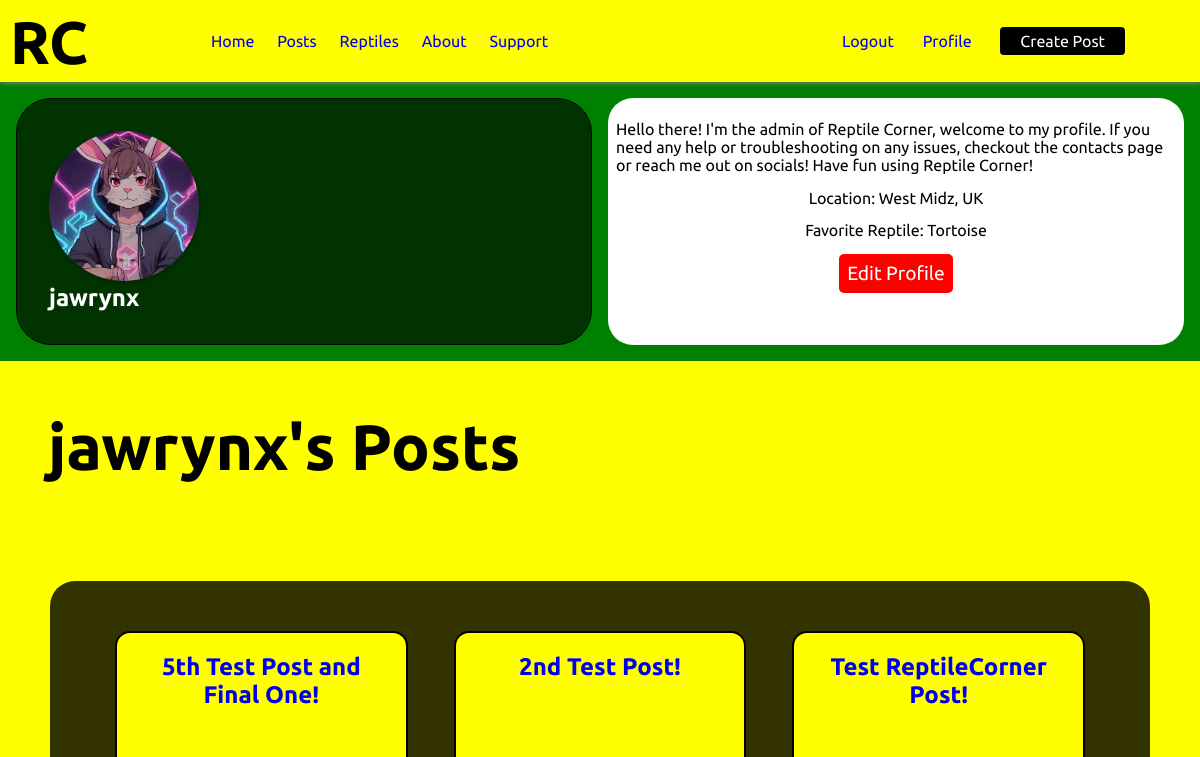
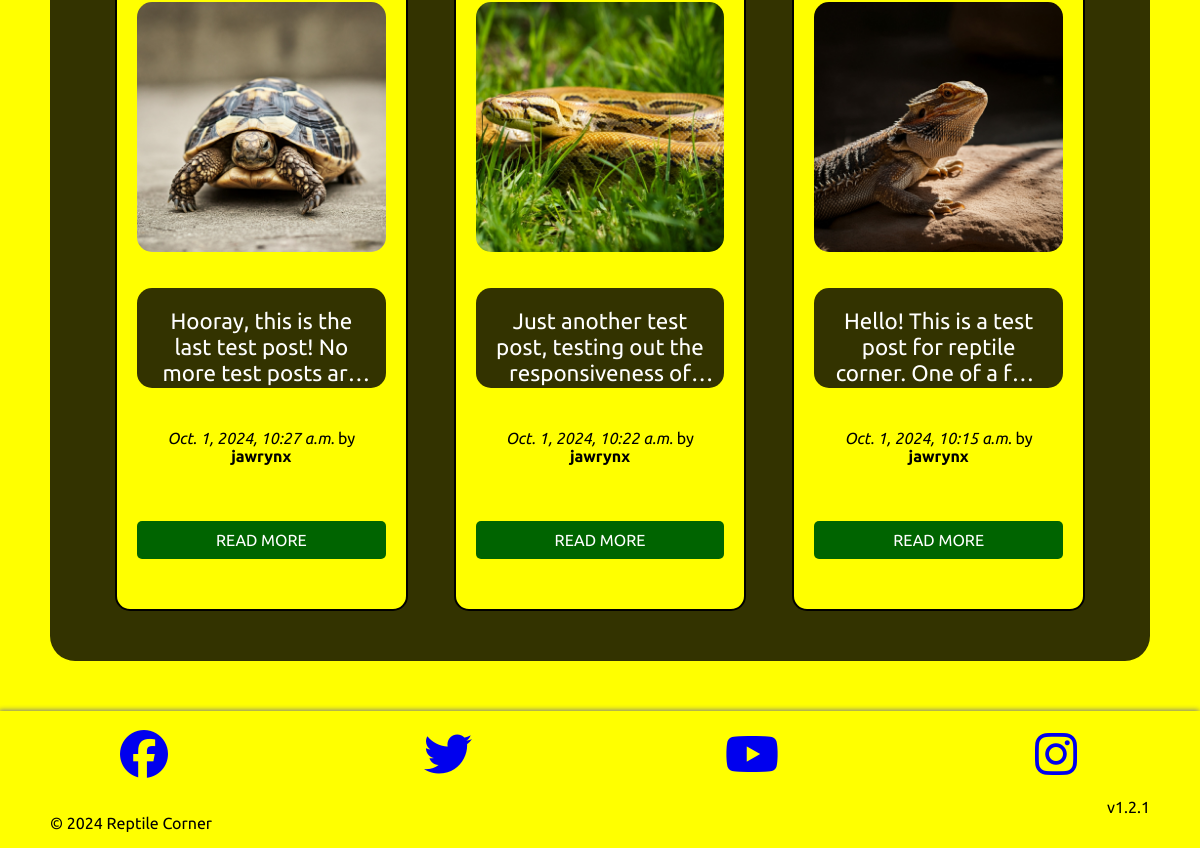
/profile/jawrynx/ (signed in), run on an earlier commit of the app's database (2 pictures, top to bottom).
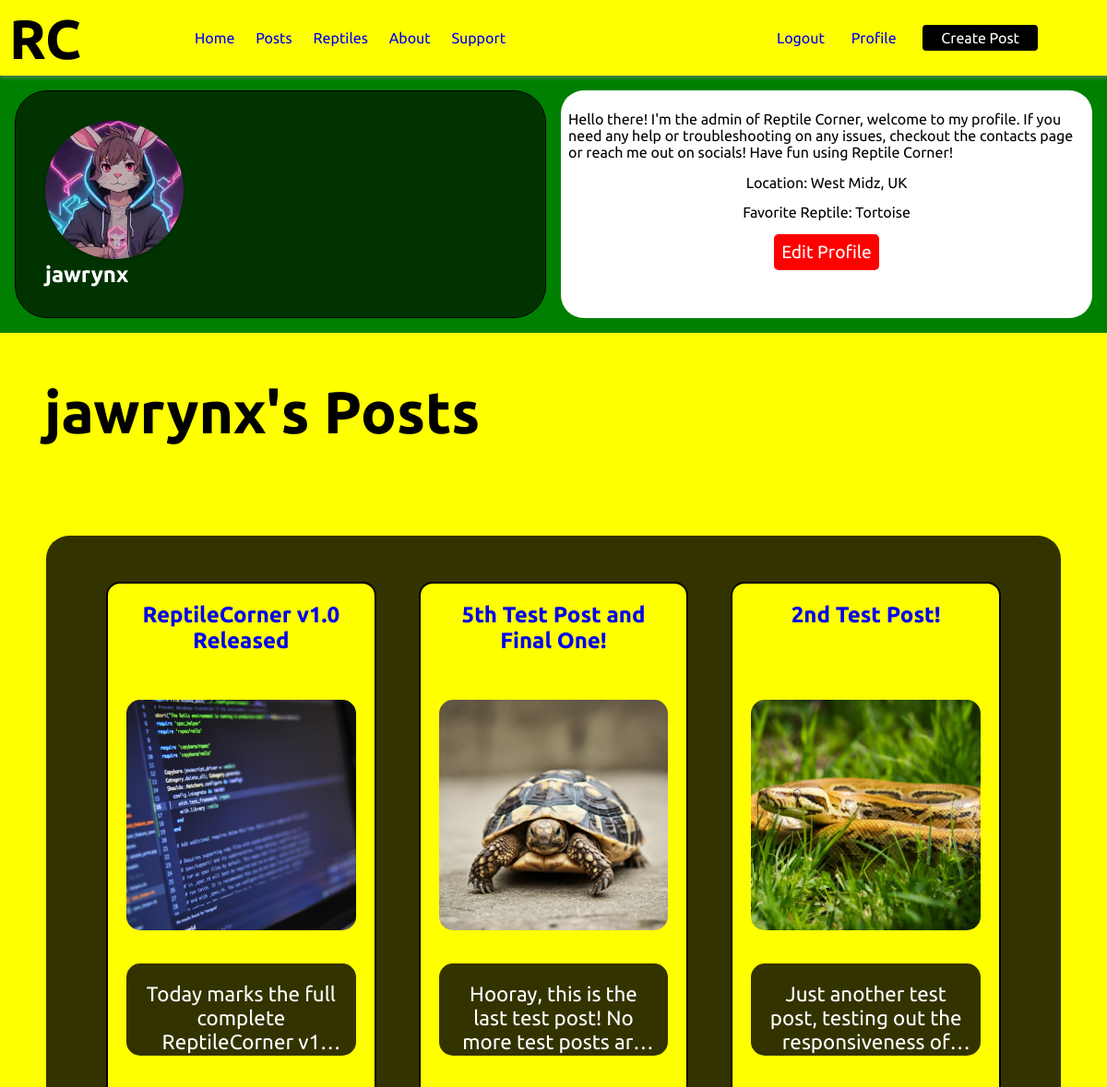
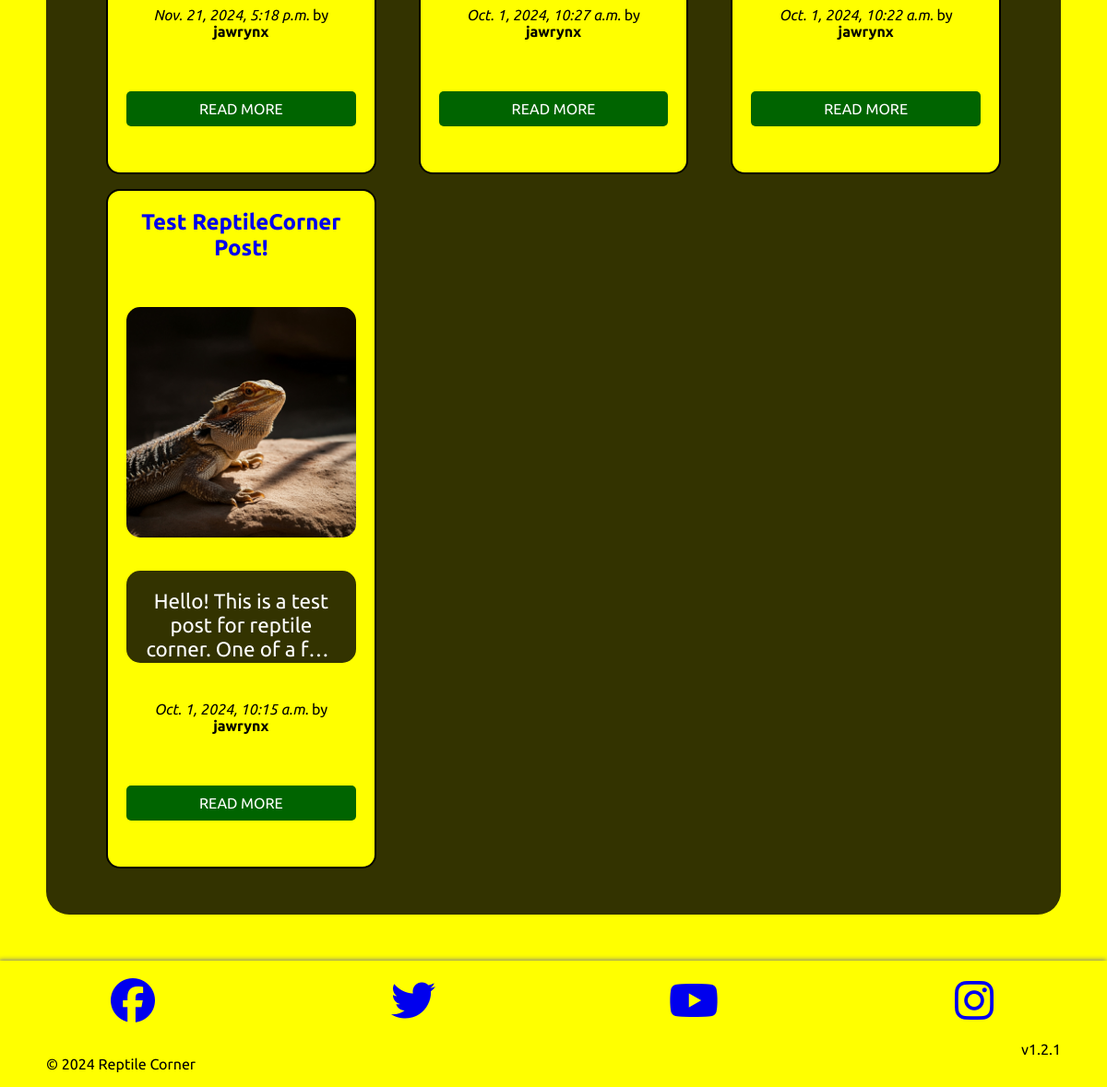
And on a later commit of the database (2 pictures, top to bottom).
### posts/models.py (models this page shows, shortened)
class Post(models.Model):
    title = models.CharField(max_length=75)
    body = models.TextField()
    slug = models.SlugField(max_length=75)
    date = models.DateTimeField(auto_now_add=True)
    image = models.ImageField(blank=True)
    author = models.ForeignKey(User, on_delete=models.CASCADE, default=None)

### profiles/views.py (the view)
# urls.py: path('profile/', include('profiles.urls')),
@login_required
def profile(request, username):
    user = get_object_or_404(User, username=username)
    posts = Post.objects.filter(author=user).order_by('-date')
    context = {
        'user': user,
        'posts': posts
    }
    return render(request, 'profiles/profile.html', context)

### profiles/templates/profiles/profile.html (shortened to what this page needs)
{% extends "layout.html" %}
{% block content %}
    <div class="content-section grid">
      <div class="profile-banner col-12 col-md-6">
        {% if user.profile.profile_picture %}
          <img class="rounded-circle account-img" src="{{ user.profile.profile_picture.url }}">
        {% endif %}
        <h2 class="account-heading">{{ user.username }}</h2>
      </div>
      <div class="profile-description col-12 col-md-6">
        {% if user.profile.bio %}
          <p class="text-muted">{{ user.profile.bio|linebreaksbr }}</p>
        {% endif %}
        {% if user.profile.location %}
          <p class="text-muted">Location: {{ user.profile.location }}</p>
        {% endif %}
        {% if user.profile.favorite_reptile %}
          <p class="text-muted">Favorite Reptile: {{ user.profile.favorite_reptile }}</p>
        {% endif %}
        {% if user == request.user %}
          <a href="{% url 'profiles:edit_profile' %}" class="btn-edit">Edit Profile</a>
        {% endif %}
      </div>
    </div>
    <h2 style="padding: 3rem; font-size: 4rem; background-color: yellow;">{{ user.username }}'s Posts</h2>
    <div class="posts-list-container">
    <section class="grid posts-list profile-posts-list">
        {% for post in posts %}
            <article class="col-12 col-md-6 col-lg-4 post">
                <div class="grid">
                    <h2 class="col-12">
                        <a href="{% url 'posts:page' slug=post.slug %}">{{ post.title }}</a>
                    </h2>
                    <a href="{% url 'posts:page' slug=post.slug %}" class="col-12">
                        <img class="image list-image" src="{{ post.image.url }}" alt="{{ post.title }}">
                    </a>
                    <p class="body-field body-short col-12">{{ post.body }}</p>
                    <p class="date-stamp col-12">
                        <em>{{ post.date }}</em> by <strong>{{ post.author }}</strong>
                    </p>
                    <a href="{% url 'posts:page' slug=post.slug %}" class="read-more col-12">READ MORE</a>
                </div>
            </article>
        {% endfor %}
    </section>
  </div>
{% endblock content %}

What changed in the data, as far as the page shows it:
added Post: title "ReptileCorner v1.0 Released", image (picture), body "Today marks the full complete ReptileCorner…", date "Nov. 21, 2024, 5:18 p.m.", author "jawrynx"
